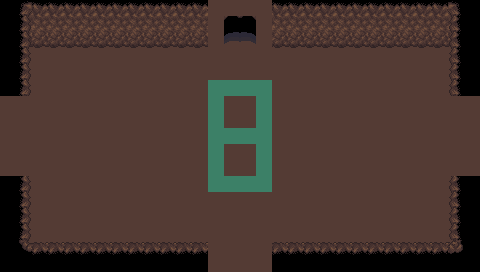

This is a level from a 2D game, rendered from its Tiled map with the project's own tilesets. A one-line summary and the map file follow, with tile-layer data summarised:
An orthogonal 30x17 tile map with 16x16 px tiles, 3 tile layers (Base, Ground, Upper), 2 tilesets and 18 objects (6x SpawnPoint, 4x Entrance, 4x BlockObject, 4x CombatStart).

<map version="1.5" tiledversion="1.6.0" orientation="orthogonal" renderorder="right-down" width="30" height="17" tilewidth="16" tileheight="16" infinite="0" nextlayerid="22" nextobjectid="70">
 <properties>
  <property name="Dungeon" value="Cave" />
  <property name="MapType" value="Cave" />
  <property name="Mobs" value="2-3|0" />
  <property name="Modular" type="bool" value="true" />
  <property name="ResourcesMinMax" value="30-60" />
 </properties>
 <tileset firstgid="1" source="../Tilesets/tilesetManorGrounds.tsx" />
 <tileset firstgid="626" source="../Tilesets/tsWalls_Floors.tsx" />
 <layer id="19" name="Base" width="30" height="17">
  <data>[510 cells, 510 non-empty, 7 distinct tile ids]</data>
 </layer>
 <layer id="20" name="Ground" width="30" height="17">
  <data>[510 cells, 92 non-empty, 8 distinct tile ids]</data>
 </layer>
 <layer id="21" name="Upper" width="30" height="17">
  <data>[510 cells, 28 non-empty, 5 distinct tile ids]</data>
 </layer>
 <objectgroup id="4" name="Travel">
  <object id="51" name="Entrance" x="224" y="268" width="32" height="4">
   <properties>
    <property name="EntranceDir" value="Up" />
    <property name="Modular" type="bool" value="true" />
   </properties>
  </object>
  <object id="53" name="Entrance" x="224" y="28" width="32" height="4">
   <properties>
    <property name="EntranceDir" value="Down" />
    <property name="Modular" type="bool" value="true" />
   </properties>
  </object>
  <object id="54" name="Entrance" x="0" y="128" width="4" height="32">
   <properties>
    <property name="EntranceDir" value="Right" />
    <property name="Modular" type="bool" value="true" />
   </properties>
  </object>
  <object id="55" name="Entrance" x="476" y="128" width="4" height="32">
   <properties>
    <property name="EntranceDir" value="Left" />
    <property name="Modular" type="bool" value="true" />
   </properties>
  </object>
 </objectgroup>
 <objectgroup id="5" name="MapObject">
  <object id="60" name="SpawnPoint" x="98.5116" y="67.9305" width="10" height="8.5" />
  <object id="61" name="SpawnPoint" x="162.364" y="115.918" width="10" height="8.5" />
  <object id="62" name="SpawnPoint" x="403.891" y="68.3271" width="10" height="8.5" />
  <object id="63" name="SpawnPoint" x="50.5235" y="227.362" width="10" height="8.5" />
  <object id="64" name="SpawnPoint" x="417.771" y="210.309" width="10" height="8.5" />
  <object id="65" name="SpawnPoint" x="338.056" y="130.989" width="10" height="8.5" />
  <object id="66" name="BlockObject" x="211.212" y="4.02198" width="55.625" height="9.75">
   <properties>
    <property name="Dir" value="Up" />
    <property name="Open" type="bool" value="false" />
   </properties>
  </object>
  <object id="67" name="BlockObject" x="210.217" y="243.202" width="55.625" height="9.75">
   <properties>
    <property name="Dir" value="Down" />
    <property name="Open" type="bool" value="false" />
   </properties>
  </object>
  <object id="68" name="BlockObject" x="1.46211" y="98.522" width="26.75" height="74">
   <properties>
    <property name="Dir" value="Left" />
    <property name="Open" type="bool" value="false" />
   </properties>
  </object>
  <object id="69" name="BlockObject" x="452.462" y="100.022" width="26.75" height="74">
   <properties>
    <property name="Dir" value="Right" />
    <property name="Open" type="bool" value="false" />
   </properties>
  </object>
 </objectgroup>
 <objectgroup id="6" name="Character">
  <object id="56" name="CombatStart" x="65.3136" y="129.885" width="10.5" height="11.25">
   <properties>
    <property name="Dir" value="Right" />
    <property name="Position" value="NE" />
   </properties>
  </object>
  <object id="57" name="CombatStart" x="210.193" y="195.755" width="10.5" height="11.25">
   <properties>
    <property name="Dir" value="Up" />
    <property name="Position" value="NW" />
   </properties>
  </object>
  <object id="58" name="CombatStart" x="256.93" y="66.6457" width="10.5" height="11.25">
   <properties>
    <property name="Dir" value="Down" />
    <property name="Position" value="SE" />
   </properties>
  </object>
  <object id="59" name="CombatStart" x="399.308" y="161.828" width="10.5" height="11.25">
   <properties>
    <property name="Dir" value="Left" />
    <property name="Position" value="SW" />
   </properties>
  </object>
 </objectgroup>
</map>
